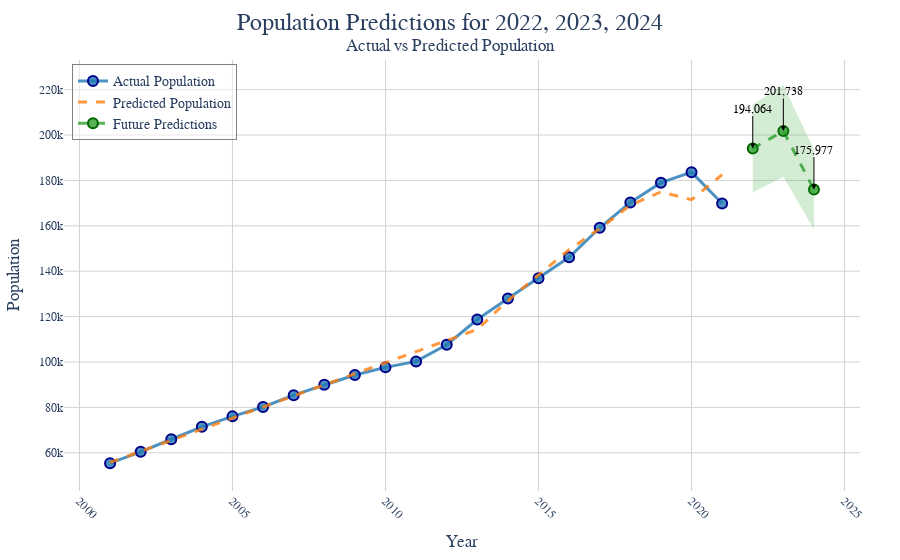

Write notebook code for a chart like this one.
### Markdown cell above
Round the numbers to the nearest whole. Thus, our final conclusion can be:

### 2022

194064 people

### 2023

201739 people

### 2024

175977 people

### Code cell
future_predictions = interaction_model.predict(predict_df)
# Future Predictions
years = [2022, 2023, 2024]
future_populations = future_predictions.values


# Create traces
actual_trace = go.Scatter(
    x=analysis_df['year'],
    y=analysis_df['population'],
    mode='markers+lines',
    name='Actual Population',
    marker=dict(color='rgba(31, 119, 180, 0.8)', size=10, line=dict(width=2, color='darkblue')),
    line=dict(width=3, color='rgba(31, 119, 180, 0.8)')
)
predicted_trace = go.Scatter(
    x=analysis_df['year'],
    y=interaction_model.fittedvalues if interaction_model else analysis_df['population'],  # Simulated for demo
    mode='lines',
    name='Predicted Population',
    line=dict(dash='dash', color='rgba(255, 127, 14, 0.8)', width=3)
)
future_trace = go.Scatter(
    x=years,
    y=future_populations,
    mode='markers+lines',
    name='Future Predictions',
    line=dict(dash='dash', color='rgba(44, 160, 44, 0.8)', width=3),
    marker=dict(color='rgba(44, 160, 44, 0.8)', size=10, line=dict(width=2, color='darkgreen'))
)

# Create figure
fig = make_subplots()
fig.add_trace(actual_trace)
fig.add_trace(predicted_trace)
fig.add_trace(future_trace)

# Add shaded area for prediction range
fig.add_trace(go.Scatter(
    x=years + years[::-1],  # x, then x reversed
    y=[p * 0.9 for p in future_populations] + [p * 1.1 for p in future_populations[::-1]],  # lower, then upper
    fill='toself',
    fillcolor='rgba(44, 160, 44, 0.2)',
    line=dict(color='rgba(44, 160, 44, 0.0)'),
    hoverinfo="skip",
    showlegend=False
))

# Add annotations for future predictions
annotations = []
for year, pop in zip(years, future_populations):
    annotations.append(dict(
        x=year,
        y=pop,
        xref='x',
        yref='y',
        text=f'{int(pop):,}',  # Format to show rounded integer with commas
        showarrow=True,
        arrowhead=2,
        ax=0,
        ay=-40,
        font=dict(size=12, color='black'),
        arrowcolor='black'
    ))

# Update layout
fig.update_layout(
    title=dict(
        text='Population Predictions for 2022, 2023, 2024<br><sup>Actual vs Predicted Population</sup>',
        x=0.5,
        xanchor='center',
        yanchor='top',
        font=dict(size=24)
    ),
    xaxis_title='Year',
    yaxis_title='Population',
    legend=dict(x=0.01, y=0.99, traceorder='normal', bgcolor='rgba(255,255,255,0.5)', bordercolor='grey', borderwidth=1),
    plot_bgcolor='white',
    xaxis=dict(
        showgrid=True,
        gridcolor='lightgrey',
        zerolinecolor='grey',
        tickangle=45,
        tickfont=dict(size=12)
    ),
    yaxis=dict(
        showgrid=True,
        gridcolor='lightgrey',
        zerolinecolor='grey',
        tickfont=dict(size=12)
    ),
    font=dict(size=14, family='Arial, sans-serif'),
    annotations=annotations,
    hovermode='x unified',
    margin=dict(l=40, r=40, t=60, b=40),
    template='plotly_white'
)

# Show plot
fig.show()

### Figure 1 — Plotly figure (JSON) as saved in the notebook; plotly's stock layout.template omitted (floating-point values rounded to 4 significant figures)
{"data": [{"line": {"color": "rgba(31, 119, 180, 0.8)", "width": 3}, "marker": {"color": "rgba(31, 119, 180, 0.8)", "line": {"color": "darkblue", "width": 2}, "size": 10}, "mode": "markers+lines", "name": "Actual Population", "type": "scatter", "visible": true, "x": [2001, 2002, 2003, 2004, 2005, 2006, 2007, 2008, 2009, 2010, 2011, 2012, 2013, 2014, 2015, 2016, 2017, 2018, 2019, 2020, 2021], "y": [55398, 60415, 65954, 71425, 76034, 80154, 85366, 89937, 94247, 97623, 100240, 107578, 118711, 127975, 136872, 146096, 159141, 170317, 178994, 183628, 169860]}, {"line": {"color": "rgba(255, 127, 14, 0.8)", "dash": "dash", "width": 3}, "mode": "lines", "name": "Predicted Population", "type": "scatter", "visible": true, "x": [2001, 2002, 2003, 2004, 2005, 2006, 2007, 2008, 2009, 2010, 2011, 2012, 2013, 2014, 2015, 2016, 2017, 2018, 2019, 2020, 2021], "y": [55730.0, 60580.0, 65460.0, 70320.0, 75180.0, 80040.0, 84920.0, 89780.0, 94620.0, 99500.0, 104400.0, 109300.0, 114300.0, 127100.0, 138400.0, 149500.0, 158800.0, 169000.0, 175000.0, 171500.0, 182500.0]}, {"line": {"color": "rgba(44, 160, 44, 0.8)", "dash": "dash", "width": 3}, "marker": {"color": "rgba(44, 160, 44, 0.8)", "line": {"color": "darkgreen", "width": 2}, "size": 10}, "mode": "markers+lines", "name": "Future Predictions", "type": "scatter", "x": [2022, 2023, 2024], "y": [194100.0, 201700.0, 176000.0]}, {"fill": "toself", "fillcolor": "rgba(44, 160, 44, 0.2)", "hoverinfo": "skip", "line": {"color": "rgba(44, 160, 44, 0.0)"}, "showlegend": false, "type": "scatter", "x": [2022, 2023, 2024, 2024, 2023, 2022], "y": [174700.0, 181600.0, 158400.0, 193600.0, 221900.0, 213500.0]}], "layout": {"annotations": [{"arrowcolor": "black", "arrowhead": 2, "ax": 0, "ay": -40, "font": {"color": "black", "size": 12}, "showarrow": true, "text": "194,064", "x": 2022, "xref": "x", "y": 194100.0, "yref": "y"}, {"arrowcolor": "black", "arrowhead": 2, "ax": 0, "ay": -40, "font": {"color": "black", "size": 12}, "showarrow": true, "text": "201,738", "x": 2023, "xref": "x", "y": 201700.0, "yref": "y"}, {"arrowcolor": "black", "arrowhead": 2, "ax": 0, "ay": -40, "font": {"color": "black", "size": 12}, "showarrow": true, "text": "175,977", "x": 2024, "xref": "x", "y": 176000.0, "yref": "y"}], "autosize": true, "font": {"family": "Arial, sans-serif", "size": 14}, "hovermode": "x unified", "legend": {"bgcolor": "rgba(255,255,255,0.5)", "bordercolor": "grey", "borderwidth": 1, "traceorder": "normal", "x": 0.01, "y": 0.99}, "margin": {"b": 40, "l": 40, "r": 40, "t": 60}, "plot_bgcolor": "white", "title": {"font": {"size": 24}, "text": "Population Predictions for 2022, 2023, 2024<br><sup>Actual vs Predicted Population</sup>", "x": 0.5, "xanchor": "center", "yanchor": "top"}, "xaxis": {"anchor": "y", "autorange": true, "domain": [0, 1], "gridcolor": "lightgrey", "range": [1999.0, 2026.0], "showgrid": true, "tickangle": 45, "tickfont": {"size": 12}, "title": {"text": "Year"}, "type": "linear", "zerolinecolor": "grey"}, "yaxis": {"anchor": "x", "autorange": true, "domain": [0, 1], "gridcolor": "lightgrey", "range": [39490.0, 245300.0], "showgrid": true, "tickfont": {"size": 12}, "title": {"text": "Population"}, "type": "linear", "zerolinecolor": "grey"}}}
